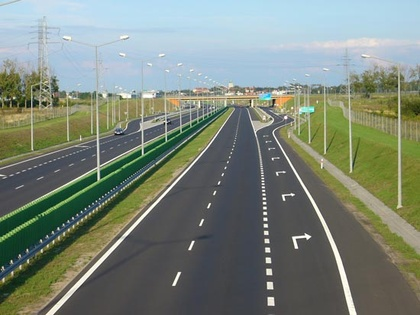
%> input picture Lab6/road.jpg, 420 x 315 px, shrunk from 550 x 413 before the run
$ octave lab6.m   (GNU Octave 9; MATLAB toolbox functions it lacks are replaced by stand-ins)
%> lines starting %> are read from the running program, lines starting %| are printed output that depends on the picture; in (x1, y1, x2, y2) boxes, pixels count from 0 and x2, y2 are one past the last pixel; in counts of white or black regions, pixels touching at a corner belong together; the program's own positions count from 1
clc; clear; close all;
Original = imread('road.jpg');
%> Original is the input picture: size 315x420x3 uint8; mean R, G, B 123.3, 133.4, 122.3
Original = rgb2gray(Original);
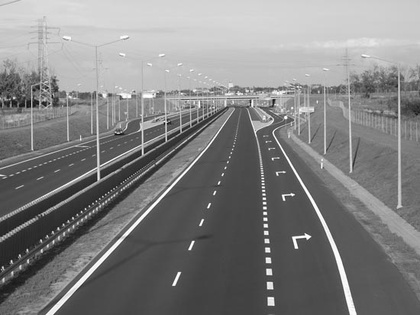
%> Original: size 315x420 uint8; min 8, max 255, mean 129.1
I = double(Original)/255;
[M,N] = size(I);
%> M = 315; N = 420
subplot(321);imshow(I);
title('Original');
for i=1:M
    for j=1:N
        I(i,j) = I(i,j)*(-1)^(i+j);
    end
end
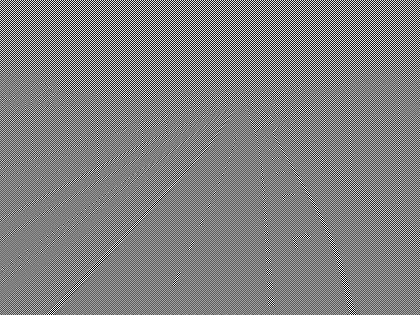
%> I: size 315x420 double; min -1, max 1, mean 3.94e-05; drawn with min black and max white

I_fft = fft2(I);
subplot(322);imshow(I_fft);
title('Centered frequency components');

%% Low pass filter

cutoff_frequency = 30;
H_lowpass = zeros(M,N);

for i=1:M
    for j=1:N
        if norm([M/2 N/2]-[i j]) < cutoff_frequency
            H_lowpass(i,j)=1;
        end
    end
end
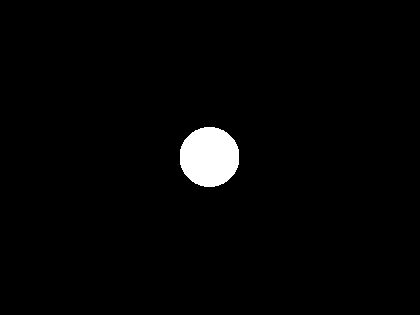
%> H_lowpass: size 315x420 double; values 0 (black) and 1 (white), 2.1% white; 1 white region, box (x1, y1, x2, y2) and area: (180, 127, 239, 187) 2820

I_lowpass_F = I_fft.*H_lowpass;
subplot(324);imshow(I_lowpass_F);
title('Low frequency ');
LowPassed_image = ifft2(I_lowpass_F);
for i=1:M
    for j=1:N
        LowPassed_image(i,j) = LowPassed_image(i,j)*(-1)^(i+j);
    end
end
subplot(323);imshow(LowPassed_image);
%> after `imshow(LowPassed_image)`:
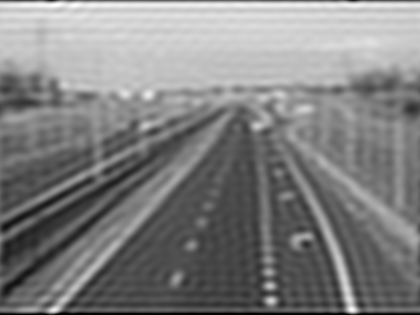
%> displayed picture: size 315x420, on the screen's scale of 0 to 255; min 0, max 255, mean 128.3
title('Lowpass Enhanced');


%% High pass filter

cutoff_frequency = 20;
H_highpass = zeros(M,N);

for i=1:M
    for j=1:N
        if norm([M/2 N/2]-[i j]) > cutoff_frequency
            H_highpass(i,j)=1;
        end
    end
end
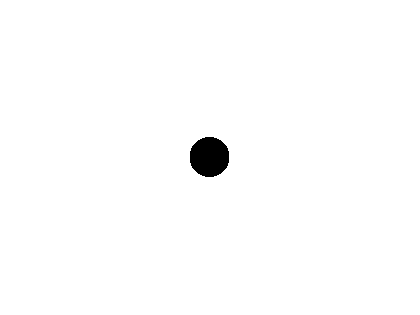
%> H_highpass: size 315x420 double; values 0 (black) and 1 (white), 99.1% white; 1 black region, box (x1, y1, x2, y2) and area: (190, 137, 229, 177) 1252

I_highpass_F = I_fft.*H_highpass;
subplot(326);imshow(I_highpass_F);
%> after `imshow(I_highpass_F)`:
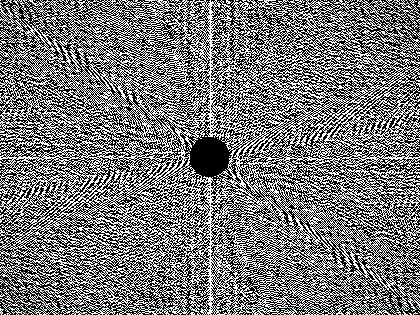
%> displayed picture: size 315x420, on the screen's scale of 0 to 255; min 0, max 255, mean 119.8
title('High frequency ');
HighPassed_image = ifft2(I_highpass_F);
for i=1:M
    for j=1:N
        HighPassed_image(i,j) = HighPassed_image(i,j)*(-1)^(i+j);
    end
end
subplot(325);imshow(HighPassed_image);
%> after `imshow(HighPassed_image)`:
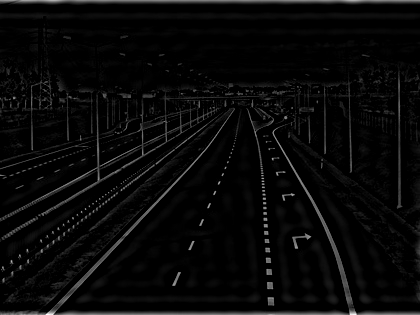
%> displayed picture: size 315x420, on the screen's scale of 0 to 255; min 0, max 255, mean 8.6
title('Highpass Enhanced');

$ run again, with Lab6/building.jpg copied over Lab6/road.jpg
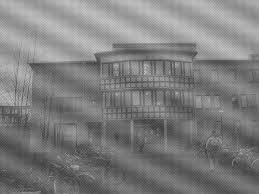
%> input picture Lab6/building.jpg, 259 x 194 px
%> Original is the input picture: size 194x259x3 uint8; min 56, max 202, mean 126
%> Original: size 194x259 uint8
%> after the loop `for i=1:M`:
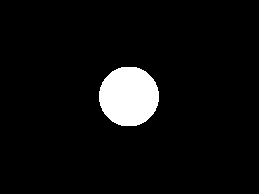
%> H_lowpass: size 194x259 double; values 0 (black) and 1 (white), 5.6% white; 1 white region, box (x1, y1, x2, y2) and area: (99, 67, 159, 126) 2820
%> `imshow(HighPassed_image)`:
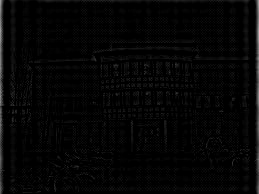
%> displayed picture: size 194x259, on the screen's scale of 0 to 255; min 0, max 155, mean 5.3
